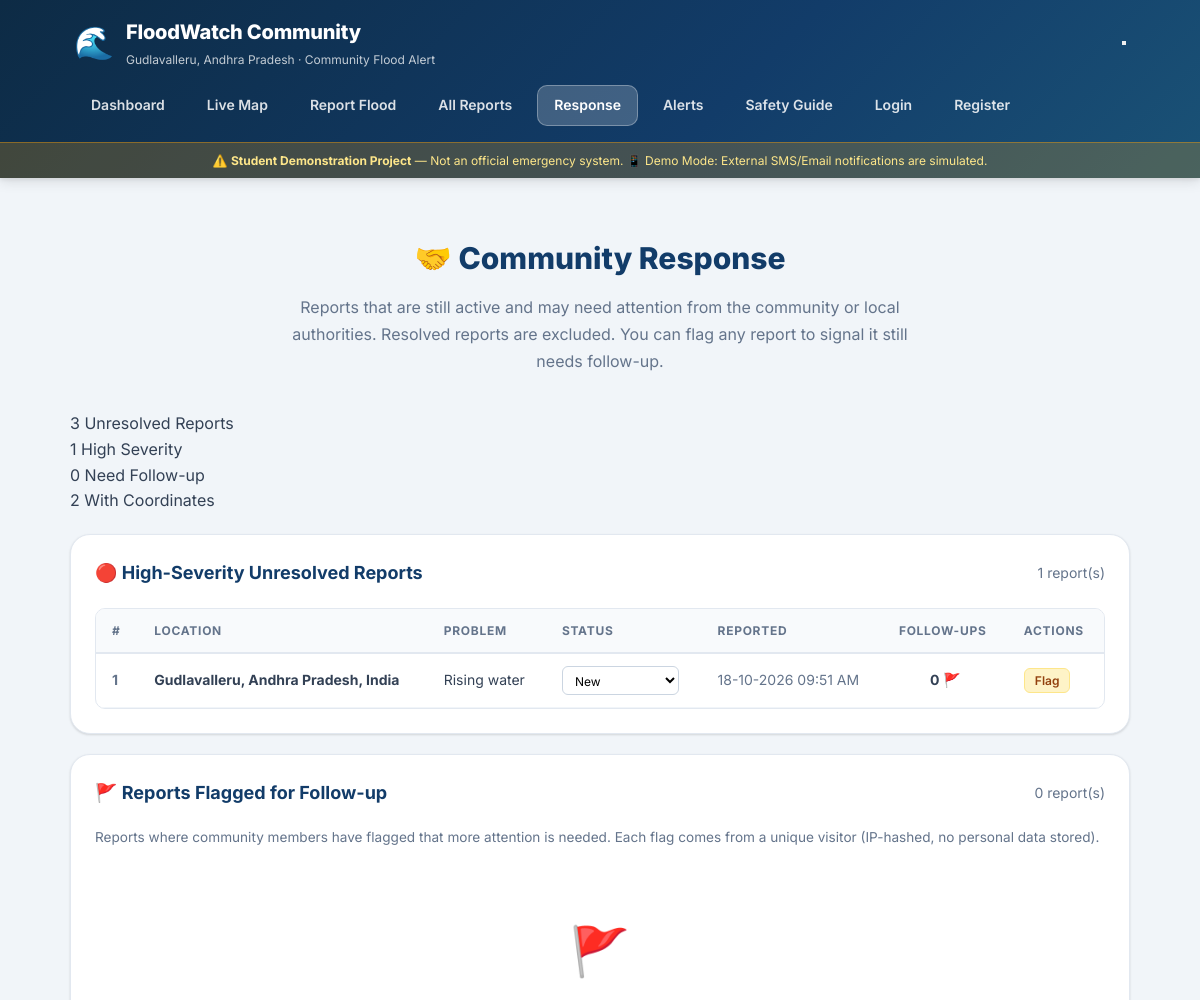
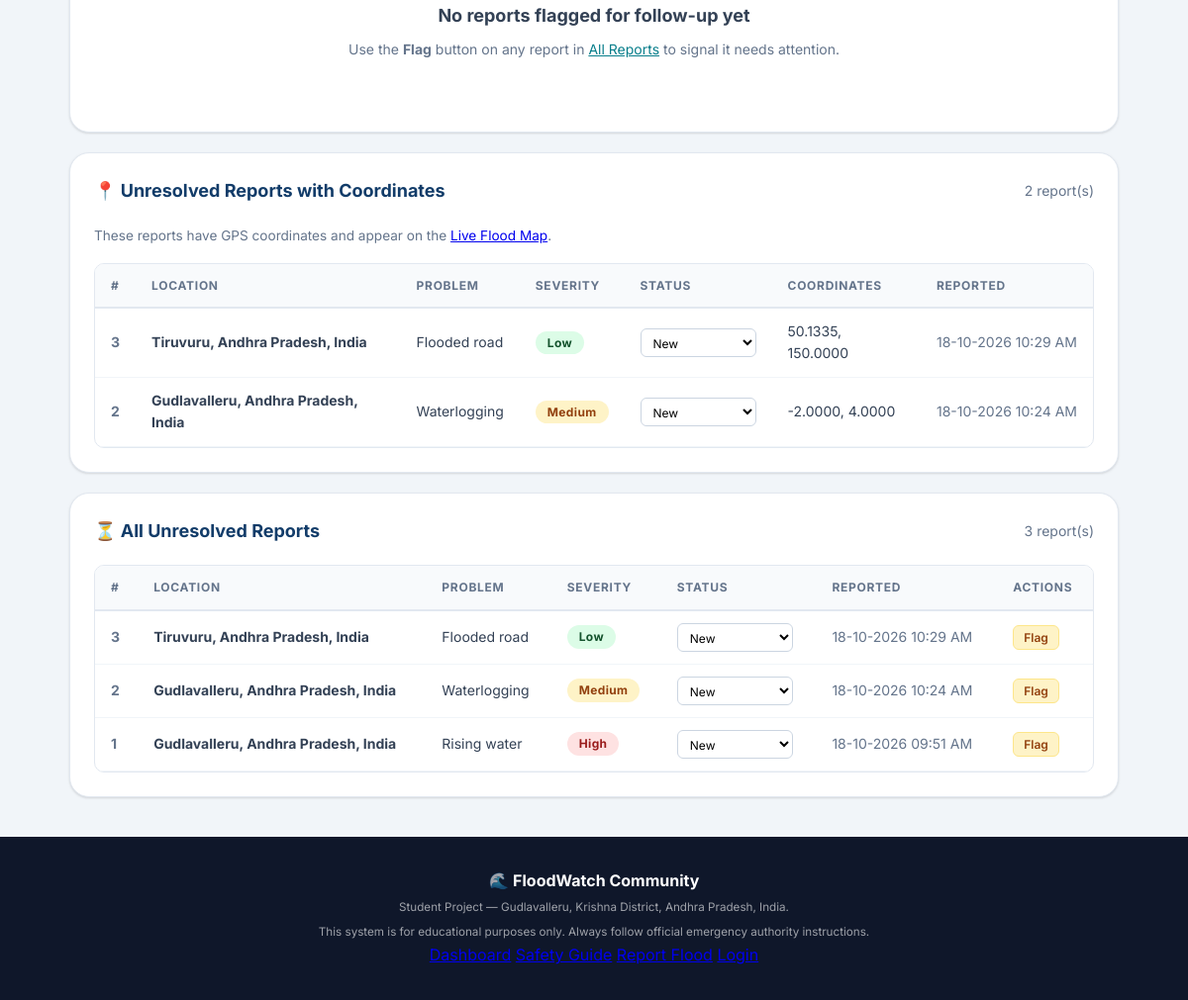
Before: /community with the older database file (2 pictures, top to bottom).
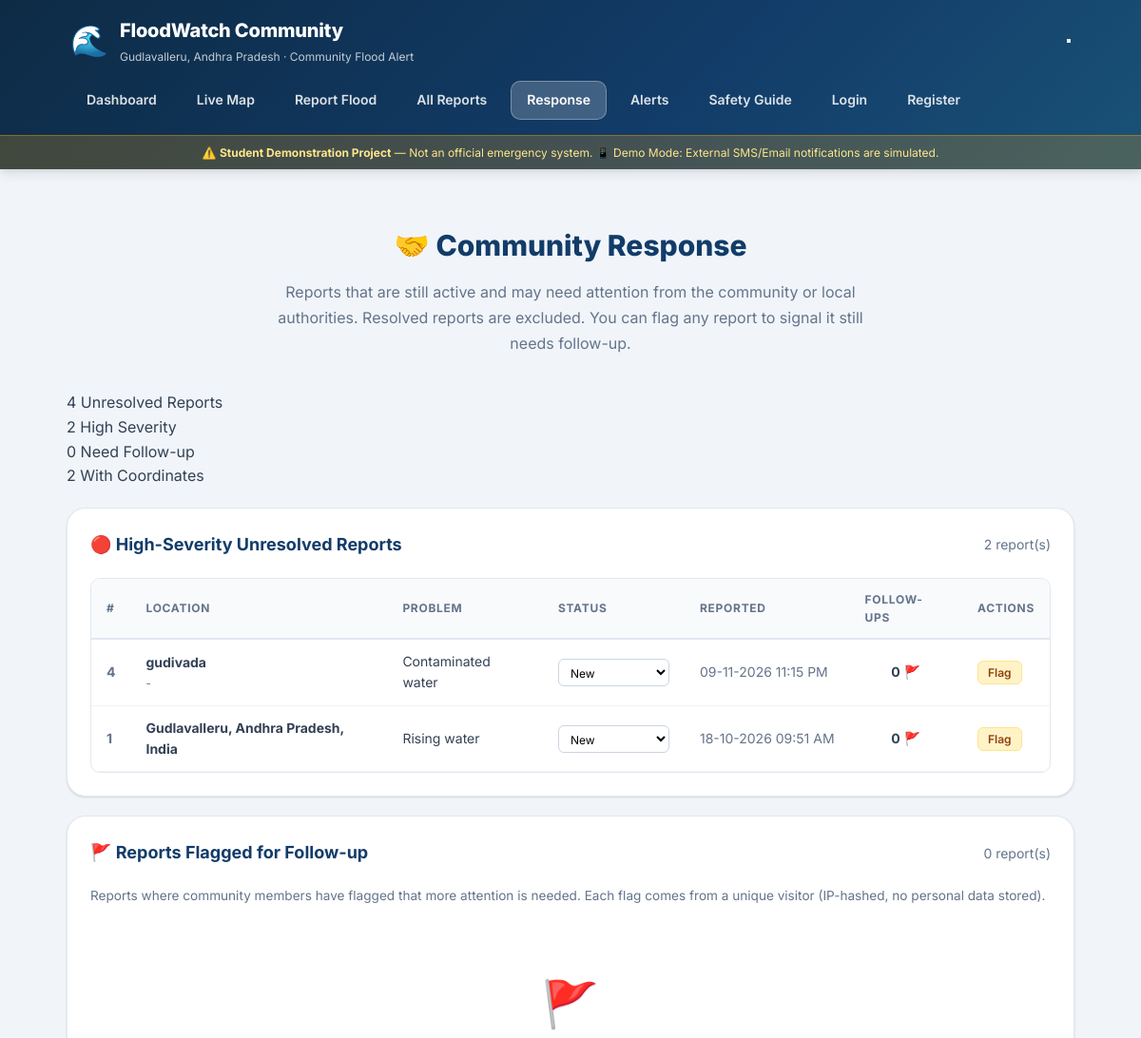
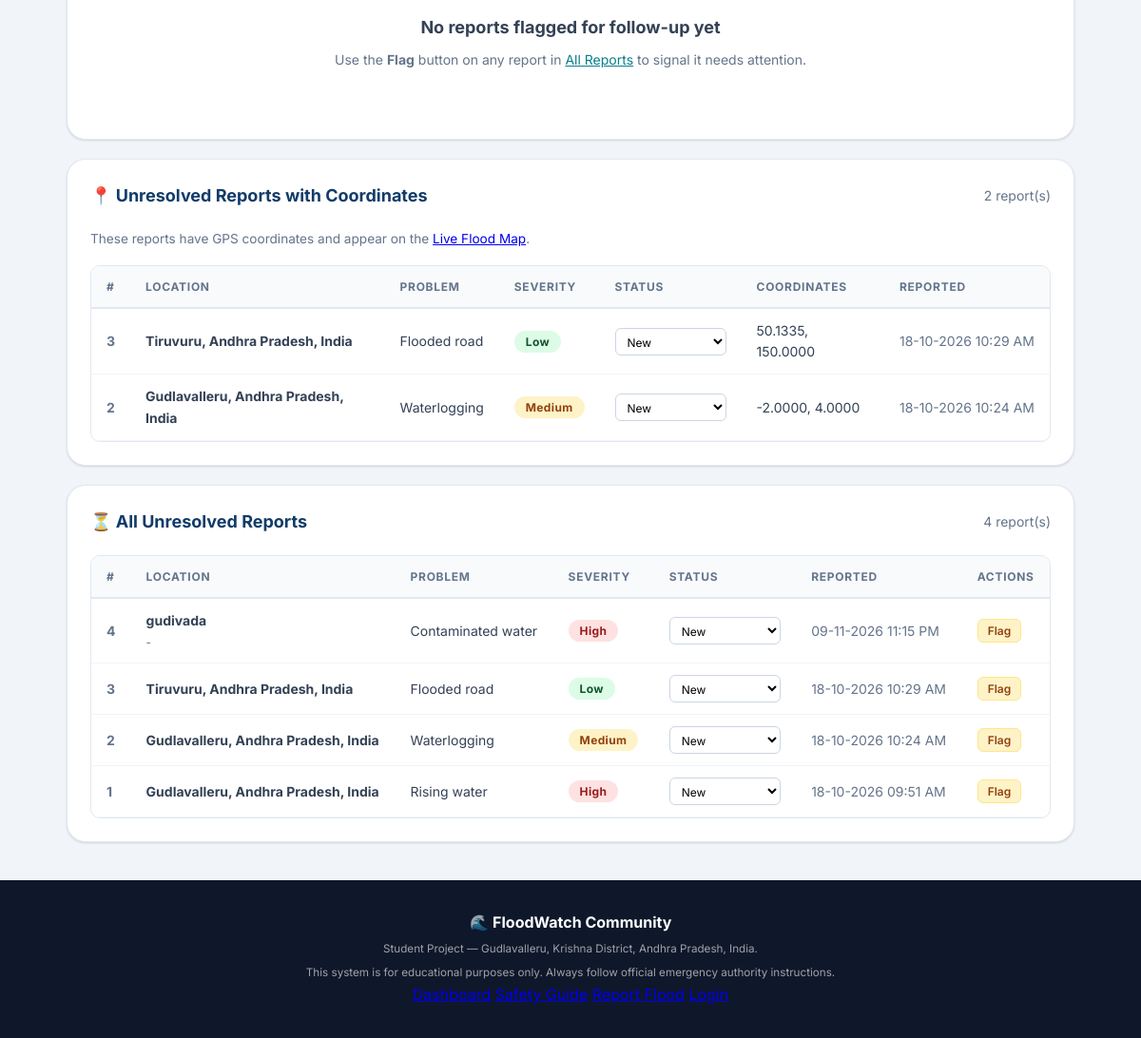
After: the same page with the newer database file (2 pictures, top to bottom).
### tables this page shows
CREATE TABLE reports (
            id INTEGER PRIMARY KEY AUTOINCREMENT,
            location TEXT NOT NULL,
            issue TEXT NOT NULL,
            severity TEXT NOT NULL,
            created_at TEXT NOT NULL
        , latitude REAL, longitude REAL, status TEXT NOT NULL DEFAULT 'New', description TEXT, reporter_name TEXT, contact TEXT, photo_path TEXT, category TEXT);

### app.py (the view, shortened to what this page needs)
@app.route("/community")
def community_response():
    conn = get_db()
    all_rep = [dict(r) for r in conn.execute(
        "SELECT * FROM reports ORDER BY id DESC"
    ).fetchall()]
    _attach_followup_counts(all_rep, conn)
    unresolved   = [r for r in all_rep if r.get("status", "New") != "Resolved"]
    high_priority = [r for r in unresolved if r["severity"] in ("High", "Critical")]
    needs_followup = [r for r in unresolved if r.get("followup_count", 0) > 0]
    geo_unresolved = [r for r in unresolved if r.get("latitude") and r.get("longitude")]
    assignments = {}
    notes_by_report = {}
    user = current_user()
    conn.close()
    return render_template(
        "community.html",
        unresolved=unresolved, high_priority=high_priority,
        needs_followup=needs_followup, geo_unresolved=geo_unresolved,
        geo_count=len(geo_unresolved),
        assignments=assignments, notes_by_report=notes_by_report,
        active_page="community",
    )

### app.py (called while the page is built, shortened)
def get_db() -> sqlite3.Connection:
    conn = sqlite3.connect(DB_NAME)
    conn.row_factory = sqlite3.Row
    conn.execute("PRAGMA foreign_keys = ON")
    return conn

def current_user():
    uid = session.get("user_id")
    if not uid:
        return None
    conn = get_db()
    user = conn.execute("SELECT * FROM users WHERE id = ?", (uid,)).fetchone()
    conn.close()
    return dict(user) if user else None

def _attach_followup_counts(reports, conn):
    if not reports:
        return
    followup_rows = conn.execute(
        "SELECT report_id, COUNT(*) as cnt FROM followups GROUP BY report_id"
    ).fetchall()
    followup_map = {row["report_id"]: row["cnt"] for row in followup_rows}
    for r in reports:
        r["followup_count"] = followup_map.get(r["id"], 0)

def _unread_counts(user_id: int) -> dict:
    if not user_id:
        return {"messages": 0, "alerts": 0}

@app.context_processor
def inject_globals():
    user = current_user()
    uid  = user["id"] if user else None
    uc   = _unread_counts(uid)
    return {
        "current_user": user,
        "unread_messages": uc["messages"],
        "unread_alerts": uc["alerts"],
        "demo_mode": DEMO_MODE,
    }

### templates/community.html (shortened to what the changed rows need)
{% extends "base.html" %}
{% block content %}
<div class="page-hero">
    <h2 class="page-hero-title">🤝 Community Response</h2>
</div>
<div class="community-summary-row">
    <div class="community-stat-card cs-unresolved">
        <span class="cs-number">{{ unresolved | length }}</span>
        <span class="cs-label">Unresolved Reports</span>
    </div>
    <div class="community-stat-card cs-high">
        <span class="cs-number">{{ high_priority | length }}</span>
        <span class="cs-label">High Severity</span>
    </div>
</div>
<section class="card" aria-labelledby="hp-heading">
    <div class="card-header">
        <h2 class="card-title" id="hp-heading">🔴 High-Severity Unresolved Reports</h2>
        <span class="report-count">{{ high_priority | length }} report(s)</span>
    </div>
    {% if high_priority %}
    <div class="table-wrap">
        <table class="reports-table">
            <thead>
                <tr>
                    <th scope="col">#</th>
                    <th scope="col">Location</th>
                    <th scope="col">Problem</th>
                    <th scope="col">Status</th>
                    <th scope="col">Reported</th>
                    <th scope="col">Follow-ups</th>
                    <th scope="col">Actions</th>
                </tr>
            </thead>
            <tbody>
                {% for r in high_priority %}
                <tr class="report-row sev-row-high" data-id="{{ r.id }}">
                    <td class="report-id">{{ r.id }}</td>
                    <td>
                        <strong>{{ r.location }}</strong>
                        {% if r.description %}<br><small class="report-desc">{{ r.description[:80] }}</small>{% endif %}
                    </td>
                    <td>{{ r.issue }}</td>
                    <td>
                        <select class="status-select form-input-sm" data-report-id="{{ r.id }}"
                            aria-label="Update status for report {{ r.id }}">
                            <option value="New" {% if r.status=='New' %}selected{% endif %}>New</option>
                        </select>
                    </td>
                    <td class="report-date">{{ r.created_at }}</td>
                    <td class="followup-cell">
                        <span class="followup-count" id="followup-{{ r.id }}">{{ r.followup_count }}</span> 🚩
                    </td>
                    <td>
                        <button class="btn btn-sm btn-followup" data-report-id="{{ r.id }}"
                            aria-label="Flag report {{ r.id }} as needing follow-up">Flag</button>
                    </td>
                </tr>
                {% endfor %}
            </tbody>
        </table>
    </div>
    {% endif %}
</section>
<section class="card" aria-labelledby="fu-heading">
    <div class="card-header">
        <h2 class="card-title" id="fu-heading">🚩 Reports Flagged for Follow-up</h2>
    </div>
</section>
{% if geo_unresolved %}
<section class="card" aria-labelledby="geo-heading">
    <div class="card-header">
        <h2 class="card-title" id="geo-heading">📍 Unresolved Reports with Coordinates</h2>
    </div>
    <div class="table-wrap">
        <table class="reports-table">
            <thead>
                <tr>
                    <th scope="col">#</th>
                    <th scope="col">Location</th>
                    <th scope="col">Problem</th>
                    <th scope="col">Severity</th>
                    <th scope="col">Status</th>
                    <th scope="col">Coordinates</th>
                    <th scope="col">Reported</th>
                </tr>
            </thead>
            <tbody>
                {% for r in geo_unresolved %}
                <tr class="report-row" data-id="{{ r.id }}">
                    <td class="report-id">{{ r.id }}</td>
                    <td><strong>{{ r.location }}</strong></td>
                    <td>{{ r.issue }}</td>
                    <td><span class="sev-badge sev-{{ r.severity | lower }}">{{ r.severity }}</span></td>
                    <td>
                        <select class="status-select form-input-sm" data-report-id="{{ r.id }}"
                            aria-label="Update status for report {{ r.id }}">
                            <option value="New" {% if r.status=='New' %}selected{% endif %}>New</option>
                        </select>
                    </td>
                    <td class="coord-cell">{{ "%.4f"|format(r.latitude) }}, {{ "%.4f"|format(r.longitude) }}</td>
                    <td class="report-date">{{ r.created_at }}</td>
                </tr>
                {% endfor %}
            </tbody>
        </table>
    </div>
</section>
{% endif %}
<section class="card" aria-labelledby="all-unresolved-heading">
    <div class="card-header">
        <h2 class="card-title" id="all-unresolved-heading">⏳ All Unresolved Reports</h2>
        <span class="report-count">{{ unresolved | length }} report(s)</span>
    </div>
    {% if unresolved %}
    <div class="table-wrap">
        <table class="reports-table">
            <thead>
                <tr>
                    <th scope="col">#</th>
                    <th scope="col">Location</th>
                    <th scope="col">Problem</th>
                    <th scope="col">Severity</th>
                    <th scope="col">Status</th>
                    <th scope="col">Reported</th>
                    <th scope="col">Actions</th>
                </tr>
            </thead>
            <tbody>
                {% for r in unresolved %}
                <tr class="report-row" data-id="{{ r.id }}">
                    <td class="report-id">{{ r.id }}</td>
                    <td>
                        <strong>{{ r.location }}</strong>
                        {% if r.description %}<br><small class="report-desc">{{ r.description[:60] }}</small>{% endif %}
                    </td>
                    <td>{{ r.issue }}</td>
                    <td><span class="sev-badge sev-{{ r.severity | lower }}">{{ r.severity }}</span></td>
                    <td>
                        <select class="status-select form-input-sm" data-report-id="{{ r.id }}"
                            aria-label="Update status for report {{ r.id }}">
                            <option value="New" {% if r.status=='New' %}selected{% endif %}>New</option>
                        </select>
                    </td>
                    <td class="report-date">{{ r.created_at }}</td>
                    <td>
                        <button class="btn btn-sm btn-followup" data-report-id="{{ r.id }}"
                            aria-label="Flag report {{ r.id }} as needing follow-up">Flag</button>
                    </td>
                </tr>
                {% endfor %}
            </tbody>
        </table>
    </div>
    {% else %}
    <div class="empty-state">
        <div class="empty-icon" aria-hidden="true">🎉</div>
        <p class="empty-title">All reports are resolved!</p>
        <p class="empty-subtitle">There are no unresolved reports in the system right now.</p>
    </div>
    {% endif %}
</section>
{% endblock %}

Changed rows visible on the page:
added reports: id "4", location "gudivada", description "-", issue "Contaminated water", status+id "New", created_at "09-11-2026 11:15 PM", followup_count "0", severity "High"
Other visible differences:
{{ unresolved | length }}: "3" → "4"
{{ high_priority | length }}: "1" → "2"
